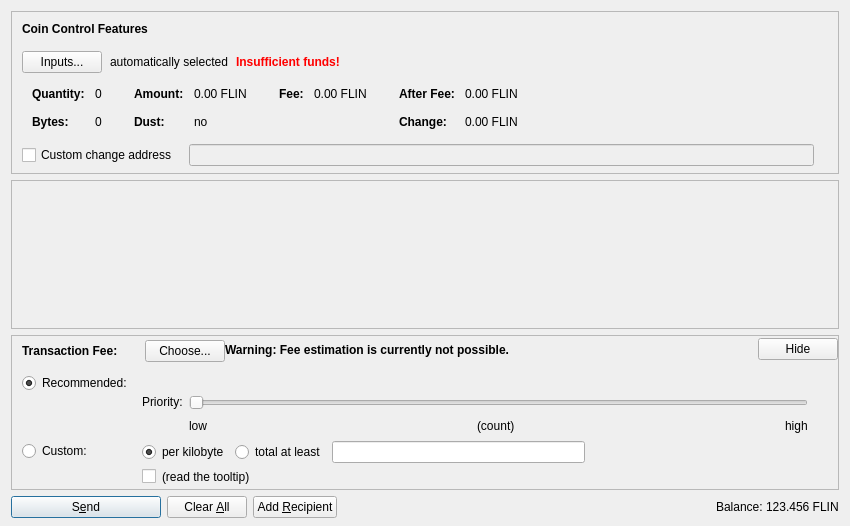
<?xml version="1.0" encoding="UTF-8"?>
<ui version="4.0">
 <class>SendCoinsDialog</class>
 <widget class="QDialog" name="SendCoinsDialog">
  <property name="geometry">
   <rect>
    <x>0</x>
    <y>0</y>
    <width>850</width>
    <height>526</height>
   </rect>
  </property>
  <property name="windowTitle">
   <string>Send Coins</string>
  </property>
  <layout class="QVBoxLayout" name="verticalLayout" stretch="0,1,0,0">
   <property name="bottomMargin">
    <number>8</number>
   </property>
   <item>
    <widget class="QFrame" name="frameCoinControl">
     <property name="sizePolicy">
      <sizepolicy hsizetype="Expanding" vsizetype="Expanding">
       <horstretch>0</horstretch>
       <verstretch>0</verstretch>
      </sizepolicy>
     </property>
     <property name="maximumSize">
      <size>
       <width>16777215</width>
       <height>16777215</height>
      </size>
     </property>
     <property name="frameShape">
      <enum>QFrame::StyledPanel</enum>
     </property>
     <property name="frameShadow">
      <enum>QFrame::Sunken</enum>
     </property>
     <layout class="QVBoxLayout" name="verticalLayoutCoinControl2">
      <property name="spacing">
       <number>0</number>
      </property>
      <property name="leftMargin">
       <number>0</number>
      </property>
      <property name="topMargin">
       <number>0</number>
      </property>
      <property name="rightMargin">
       <number>0</number>
      </property>
      <property name="bottomMargin">
       <number>6</number>
      </property>
      <item>
       <layout class="QVBoxLayout" name="verticalLayoutCoinControl" stretch="0,0,0,0,1">
        <property name="spacing">
         <number>0</number>
        </property>
        <property name="leftMargin">
         <number>10</number>
        </property>
        <property name="topMargin">
         <number>10</number>
        </property>
        <item>
         <layout class="QHBoxLayout" name="horizontalLayoutCoinControl1">
          <property name="bottomMargin">
           <number>15</number>
          </property>
          <item>
           <widget class="QLabel" name="labelCoinControlFeatures">
            <property name="sizePolicy">
             <sizepolicy hsizetype="Preferred" vsizetype="Maximum">
              <horstretch>0</horstretch>
              <verstretch>0</verstretch>
             </sizepolicy>
            </property>
            <property name="font">
             <font>
              <weight>75</weight>
              <bold>true</bold>
             </font>
            </property>
            <property name="styleSheet">
             <string notr="true">font-weight:bold;</string>
            </property>
            <property name="text">
             <string>Coin Control Features</string>
            </property>
           </widget>
          </item>
         </layout>
        </item>
        <item>
         <layout class="QHBoxLayout" name="horizontalLayoutCoinControl2" stretch="0,0,0,0">
          <property name="spacing">
           <number>8</number>
          </property>
          <property name="bottomMargin">
           <number>10</number>
          </property>
          <item>
           <widget class="QPushButton" name="pushButtonCoinControl">
            <property name="styleSheet">
             <string notr="true"/>
            </property>
            <property name="text">
             <string>Inputs...</string>
            </property>
            <property name="autoDefault">
             <bool>false</bool>
            </property>
           </widget>
          </item>
          <item>
           <widget class="QLabel" name="labelCoinControlAutomaticallySelected">
            <property name="text">
             <string>automatically selected</string>
            </property>
            <property name="margin">
             <number>5</number>
            </property>
           </widget>
          </item>
          <item>
           <widget class="QLabel" name="labelCoinControlInsuffFunds">
            <property name="font">
             <font>
              <weight>75</weight>
              <bold>true</bold>
             </font>
            </property>
            <property name="styleSheet">
             <string notr="true">color:red;font-weight:bold;</string>
            </property>
            <property name="text">
             <string>Insufficient funds!</string>
            </property>
            <property name="margin">
             <number>5</number>
            </property>
           </widget>
          </item>
          <item>
           <spacer name="horizontalSpacerCoinControl">
            <property name="orientation">
             <enum>Qt::Horizontal</enum>
            </property>
            <property name="sizeHint" stdset="0">
             <size>
              <width>40</width>
              <height>1</height>
             </size>
            </property>
           </spacer>
          </item>
         </layout>
        </item>
        <item>
         <widget class="QWidget" name="widgetCoinControl" native="true">
          <property name="sizePolicy">
           <sizepolicy hsizetype="Preferred" vsizetype="Preferred">
            <horstretch>0</horstretch>
            <verstretch>0</verstretch>
           </sizepolicy>
          </property>
          <property name="minimumSize">
           <size>
            <width>0</width>
            <height>0</height>
           </size>
          </property>
          <property name="styleSheet">
           <string notr="true"/>
          </property>
          <layout class="QHBoxLayout" name="horizontalLayoutCoinControl5">
           <property name="leftMargin">
            <number>0</number>
           </property>
           <property name="topMargin">
            <number>0</number>
           </property>
           <property name="rightMargin">
            <number>0</number>
           </property>
           <property name="bottomMargin">
            <number>0</number>
           </property>
           <item>
            <layout class="QHBoxLayout" name="horizontalLayoutCoinControl3" stretch="0,0,0,1">
             <property name="spacing">
              <number>20</number>
             </property>
             <property name="topMargin">
              <number>0</number>
             </property>
             <property name="bottomMargin">
              <number>10</number>
             </property>
             <item>
              <layout class="QFormLayout" name="formLayoutCoinControl1">
               <property name="horizontalSpacing">
                <number>10</number>
               </property>
               <property name="verticalSpacing">
                <number>14</number>
               </property>
               <property name="leftMargin">
                <number>10</number>
               </property>
               <property name="topMargin">
                <number>4</number>
               </property>
               <property name="rightMargin">
                <number>6</number>
               </property>
               <item row="0" column="0">
                <widget class="QLabel" name="labelCoinControlQuantityText">
                 <property name="font">
                  <font>
                   <weight>75</weight>
                   <bold>true</bold>
                  </font>
                 </property>
                 <property name="text">
                  <string>Quantity:</string>
                 </property>
                 <property name="margin">
                  <number>0</number>
                 </property>
                </widget>
               </item>
               <item row="0" column="1">
                <widget class="QLabel" name="labelCoinControlQuantity">
                 <property name="cursor">
                  <cursorShape>IBeamCursor</cursorShape>
                 </property>
                 <property name="contextMenuPolicy">
                  <enum>Qt::ActionsContextMenu</enum>
                 </property>
                 <property name="text">
                  <string notr="true">0</string>
                 </property>
                 <property name="margin">
                  <number>0</number>
                 </property>
                 <property name="textInteractionFlags">
                  <set>Qt::LinksAccessibleByMouse|Qt::TextSelectableByKeyboard|Qt::TextSelectableByMouse</set>
                 </property>
                </widget>
               </item>
               <item row="1" column="0">
                <widget class="QLabel" name="labelCoinControlBytesText">
                 <property name="font">
                  <font>
                   <weight>75</weight>
                   <bold>true</bold>
                  </font>
                 </property>
                 <property name="text">
                  <string>Bytes:</string>
                 </property>
                </widget>
               </item>
               <item row="1" column="1">
                <widget class="QLabel" name="labelCoinControlBytes">
                 <property name="cursor">
                  <cursorShape>IBeamCursor</cursorShape>
                 </property>
                 <property name="contextMenuPolicy">
                  <enum>Qt::ActionsContextMenu</enum>
                 </property>
                 <property name="text">
                  <string notr="true">0</string>
                 </property>
                 <property name="textInteractionFlags">
                  <set>Qt::LinksAccessibleByMouse|Qt::TextSelectableByKeyboard|Qt::TextSelectableByMouse</set>
                 </property>
                </widget>
               </item>
              </layout>
             </item>
             <item>
              <layout class="QFormLayout" name="formLayoutCoinControl2">
               <property name="horizontalSpacing">
                <number>10</number>
               </property>
               <property name="verticalSpacing">
                <number>14</number>
               </property>
               <property name="leftMargin">
                <number>6</number>
               </property>
               <property name="topMargin">
                <number>4</number>
               </property>
               <property name="rightMargin">
                <number>6</number>
               </property>
               <item row="0" column="0">
                <widget class="QLabel" name="labelCoinControlAmountText">
                 <property name="font">
                  <font>
                   <weight>75</weight>
                   <bold>true</bold>
                  </font>
                 </property>
                 <property name="text">
                  <string>Amount:</string>
                 </property>
                 <property name="margin">
                  <number>0</number>
                 </property>
                </widget>
               </item>
               <item row="0" column="1">
                <widget class="QLabel" name="labelCoinControlAmount">
                 <property name="cursor">
                  <cursorShape>IBeamCursor</cursorShape>
                 </property>
                 <property name="contextMenuPolicy">
                  <enum>Qt::ActionsContextMenu</enum>
                 </property>
                 <property name="text">
                  <string notr="true">0.00 FLIN</string>
                 </property>
                 <property name="textInteractionFlags">
                  <set>Qt::LinksAccessibleByMouse|Qt::TextSelectableByKeyboard|Qt::TextSelectableByMouse</set>
                 </property>
                </widget>
               </item>
               <item row="1" column="0">
                <widget class="QLabel" name="labelCoinControlLowOutputText">
                 <property name="font">
                  <font>
                   <weight>75</weight>
                   <bold>true</bold>
                  </font>
                 </property>
                 <property name="text">
                  <string>Dust:</string>
                 </property>
                </widget>
               </item>
               <item row="1" column="1">
                <widget class="QLabel" name="labelCoinControlLowOutput">
                 <property name="cursor">
                  <cursorShape>IBeamCursor</cursorShape>
                 </property>
                 <property name="contextMenuPolicy">
                  <enum>Qt::ActionsContextMenu</enum>
                 </property>
                 <property name="text">
                  <string notr="true">no</string>
                 </property>
                 <property name="textInteractionFlags">
                  <set>Qt::LinksAccessibleByMouse|Qt::TextSelectableByKeyboard|Qt::TextSelectableByMouse</set>
                 </property>
                </widget>
               </item>
              </layout>
             </item>
             <item>
              <layout class="QFormLayout" name="formLayoutCoinControl3">
               <property name="horizontalSpacing">
                <number>10</number>
               </property>
               <property name="verticalSpacing">
                <number>14</number>
               </property>
               <property name="leftMargin">
                <number>6</number>
               </property>
               <property name="topMargin">
                <number>4</number>
               </property>
               <property name="rightMargin">
                <number>6</number>
               </property>
               <item row="0" column="0">
                <widget class="QLabel" name="labelCoinControlFeeText">
                 <property name="font">
                  <font>
                   <weight>75</weight>
                   <bold>true</bold>
                  </font>
                 </property>
                 <property name="text">
                  <string>Fee:</string>
                 </property>
                 <property name="margin">
                  <number>0</number>
                 </property>
                </widget>
               </item>
               <item row="0" column="1">
                <widget class="QLabel" name="labelCoinControlFee">
                 <property name="cursor">
                  <cursorShape>IBeamCursor</cursorShape>
                 </property>
                 <property name="contextMenuPolicy">
                  <enum>Qt::ActionsContextMenu</enum>
                 </property>
                 <property name="text">
                  <string notr="true">0.00 FLIN</string>
                 </property>
                 <property name="textInteractionFlags">
                  <set>Qt::LinksAccessibleByMouse|Qt::TextSelectableByKeyboard|Qt::TextSelectableByMouse</set>
                 </property>
                </widget>
               </item>
              </layout>
             </item>
             <item>
              <layout class="QFormLayout" name="formLayoutCoinControl4">
               <property name="horizontalSpacing">
                <number>10</number>
               </property>
               <property name="verticalSpacing">
                <number>14</number>
               </property>
               <property name="leftMargin">
                <number>6</number>
               </property>
               <property name="topMargin">
                <number>4</number>
               </property>
               <property name="rightMargin">
                <number>6</number>
               </property>
               <item row="0" column="0">
                <widget class="QLabel" name="labelCoinControlAfterFeeText">
                 <property name="font">
                  <font>
                   <weight>75</weight>
                   <bold>true</bold>
                  </font>
                 </property>
                 <property name="text">
                  <string>After Fee:</string>
                 </property>
                 <property name="margin">
                  <number>0</number>
                 </property>
                </widget>
               </item>
               <item row="0" column="1">
                <widget class="QLabel" name="labelCoinControlAfterFee">
                 <property name="cursor">
                  <cursorShape>IBeamCursor</cursorShape>
                 </property>
                 <property name="contextMenuPolicy">
                  <enum>Qt::ActionsContextMenu</enum>
                 </property>
                 <property name="text">
                  <string notr="true">0.00 FLIN</string>
                 </property>
                 <property name="textInteractionFlags">
                  <set>Qt::LinksAccessibleByMouse|Qt::TextSelectableByKeyboard|Qt::TextSelectableByMouse</set>
                 </property>
                </widget>
               </item>
               <item row="1" column="0">
                <widget class="QLabel" name="labelCoinControlChangeText">
                 <property name="font">
                  <font>
                   <weight>75</weight>
                   <bold>true</bold>
                  </font>
                 </property>
                 <property name="text">
                  <string>Change:</string>
                 </property>
                </widget>
               </item>
               <item row="1" column="1">
                <widget class="QLabel" name="labelCoinControlChange">
                 <property name="cursor">
                  <cursorShape>IBeamCursor</cursorShape>
                 </property>
                 <property name="contextMenuPolicy">
                  <enum>Qt::ActionsContextMenu</enum>
                 </property>
                 <property name="text">
                  <string notr="true">0.00 FLIN</string>
                 </property>
                 <property name="textInteractionFlags">
                  <set>Qt::LinksAccessibleByMouse|Qt::TextSelectableByKeyboard|Qt::TextSelectableByMouse</set>
                 </property>
                </widget>
               </item>
              </layout>
             </item>
            </layout>
           </item>
          </layout>
         </widget>
        </item>
        <item>
         <layout class="QHBoxLayout" name="horizontalLayoutCoinControl4" stretch="0,0,0">
          <property name="spacing">
           <number>12</number>
          </property>
          <property name="sizeConstraint">
           <enum>QLayout::SetDefaultConstraint</enum>
          </property>
          <property name="topMargin">
           <number>5</number>
          </property>
          <property name="rightMargin">
           <number>5</number>
          </property>
          <item>
           <widget class="QCheckBox" name="checkBoxCoinControlChange">
            <property name="toolTip">
             <string>If this is activated, but the change address is empty or invalid, change will be sent to a newly generated address.</string>
            </property>
            <property name="text">
             <string>Custom change address</string>
            </property>
           </widget>
          </item>
          <item>
           <widget class="QValidatedLineEdit" name="lineEditCoinControlChange">
            <property name="enabled">
             <bool>false</bool>
            </property>
            <property name="sizePolicy">
             <sizepolicy hsizetype="Expanding" vsizetype="Fixed">
              <horstretch>0</horstretch>
              <verstretch>0</verstretch>
             </sizepolicy>
            </property>
           </widget>
          </item>
          <item>
           <widget class="QLabel" name="labelCoinControlChangeLabel">
            <property name="sizePolicy">
             <sizepolicy hsizetype="Preferred" vsizetype="Expanding">
              <horstretch>0</horstretch>
              <verstretch>0</verstretch>
             </sizepolicy>
            </property>
            <property name="minimumSize">
             <size>
              <width>0</width>
              <height>0</height>
             </size>
            </property>
            <property name="text">
             <string/>
            </property>
            <property name="margin">
             <number>3</number>
            </property>
           </widget>
          </item>
         </layout>
        </item>
        <item>
         <spacer name="verticalSpacerCoinControl">
          <property name="orientation">
           <enum>Qt::Vertical</enum>
          </property>
          <property name="sizeHint" stdset="0">
           <size>
            <width>800</width>
            <height>1</height>
           </size>
          </property>
         </spacer>
        </item>
       </layout>
      </item>
     </layout>
    </widget>
   </item>
   <item>
    <widget class="QScrollArea" name="scrollArea">
     <property name="widgetResizable">
      <bool>true</bool>
     </property>
     <widget class="QWidget" name="scrollAreaWidgetContents">
      <property name="geometry">
       <rect>
        <x>0</x>
        <y>0</y>
        <width>830</width>
        <height>104</height>
       </rect>
      </property>
      <layout class="QVBoxLayout" name="verticalLayout_2" stretch="0,1">
       <property name="leftMargin">
        <number>0</number>
       </property>
       <property name="topMargin">
        <number>0</number>
       </property>
       <property name="rightMargin">
        <number>0</number>
       </property>
       <property name="bottomMargin">
        <number>0</number>
       </property>
       <item>
        <layout class="QVBoxLayout" name="entries">
         <property name="spacing">
          <number>6</number>
         </property>
        </layout>
       </item>
       <item>
        <spacer name="verticalSpacer">
         <property name="orientation">
          <enum>Qt::Vertical</enum>
         </property>
         <property name="sizeHint" stdset="0">
          <size>
           <width>20</width>
           <height>40</height>
          </size>
         </property>
        </spacer>
       </item>
      </layout>
     </widget>
    </widget>
   </item>
   <item>
    <widget class="QFrame" name="frameFee">
     <property name="sizePolicy">
      <sizepolicy hsizetype="Expanding" vsizetype="Expanding">
       <horstretch>0</horstretch>
       <verstretch>0</verstretch>
      </sizepolicy>
     </property>
     <property name="maximumSize">
      <size>
       <width>16777215</width>
       <height>16777215</height>
      </size>
     </property>
     <property name="frameShape">
      <enum>QFrame::StyledPanel</enum>
     </property>
     <property name="frameShadow">
      <enum>QFrame::Sunken</enum>
     </property>
     <layout class="QVBoxLayout" name="verticalLayoutFee1">
      <property name="spacing">
       <number>0</number>
      </property>
      <property name="leftMargin">
       <number>0</number>
      </property>
      <property name="topMargin">
       <number>0</number>
      </property>
      <property name="rightMargin">
       <number>0</number>
      </property>
      <property name="bottomMargin">
       <number>0</number>
      </property>
      <item>
       <layout class="QVBoxLayout" name="verticalLayoutFee2" stretch="0,0,0">
        <property name="spacing">
         <number>0</number>
        </property>
        <property name="leftMargin">
         <number>10</number>
        </property>
        <property name="topMargin">
         <number>0</number>
        </property>
        <item>
         <layout class="QHBoxLayout" name="horizontalLayoutFee1">
          <property name="bottomMargin">
           <number>0</number>
          </property>
          <item>
           <layout class="QVBoxLayout" name="verticalLayoutFee7">
            <property name="spacing">
             <number>0</number>
            </property>
            <item>
             <spacer name="verticalSpacerSmartFee">
              <property name="orientation">
               <enum>Qt::Vertical</enum>
              </property>
              <property name="sizeType">
               <enum>QSizePolicy::Fixed</enum>
              </property>
              <property name="sizeHint" stdset="0">
               <size>
                <width>1</width>
                <height>4</height>
               </size>
              </property>
             </spacer>
            </item>
            <item>
             <layout class="QHBoxLayout" name="horizontalLayoutSmartFee">
              <property name="spacing">
               <number>10</number>
              </property>
              <item>
               <widget class="QLabel" name="labelFeeHeadline">
                <property name="sizePolicy">
                 <sizepolicy hsizetype="Preferred" vsizetype="Maximum">
                  <horstretch>0</horstretch>
                  <verstretch>0</verstretch>
                 </sizepolicy>
                </property>
                <property name="font">
                 <font>
                  <weight>75</weight>
                  <bold>true</bold>
                 </font>
                </property>
                <property name="styleSheet">
                 <string notr="true">font-weight:bold;</string>
                </property>
                <property name="text">
                 <string>Transaction Fee:</string>
                </property>
               </widget>
              </item>
              <item>
               <widget class="QLabel" name="labelFeeMinimized">
                <property name="text">
                 <string/>
                </property>
               </widget>
              </item>
              <item>
               <widget class="QPushButton" name="buttonChooseFee">
                <property name="text">
                 <string>Choose...</string>
                </property>
               </widget>
              </item>
             </layout>
            </item>
            <item>
             <spacer name="verticalSpacer_5">
              <property name="orientation">
               <enum>Qt::Vertical</enum>
              </property>
              <property name="sizeHint" stdset="0">
               <size>
                <width>1</width>
                <height>1</height>
               </size>
              </property>
             </spacer>
            </item>
           </layout>
          </item>
          <item>
           <widget class="QLabel" name="fallbackFeeWarningLabel">
            <property name="toolTip">
             <string>Using the fallbackfee can result in sending a transaction that will take several hours or days (or never) to confirm. Consider choosing your fee manually or wait until you have validated the complete chain.</string>
            </property>
            <property name="font">
            <font>
                <weight>75</weight>
                <bold>true</bold>
            </font>
            </property>
            <property name="text">
             <string>Warning: Fee estimation is currently not possible.</string>
            </property>
            <property name="wordWrap">
             <bool>false</bool>
            </property>
           </widget>
          </item>
          <item>
           <spacer name="horizontalSpacer_4">
            <property name="orientation">
             <enum>Qt::Horizontal</enum>
            </property>
            <property name="sizeType">
             <enum>QSizePolicy::MinimumExpanding</enum>
            </property>
            <property name="sizeHint" stdset="0">
             <size>
              <width>40</width>
              <height>20</height>
             </size>
            </property>
           </spacer>
          </item>
          <item>
           <widget class="QPushButton" name="buttonMinimizeFee">
            <property name="toolTip">
             <string>collapse fee-settings</string>
            </property>
            <property name="text">
             <string>Hide</string>
            </property>
           </widget>
          </item>
         </layout>
        </item>
        <item>
         <widget class="QFrame" name="frameFeeSelection">
          <layout class="QVBoxLayout" name="verticalLayoutFee12">
           <property name="spacing">
            <number>0</number>
           </property>
           <property name="leftMargin">
            <number>0</number>
           </property>
           <property name="topMargin">
            <number>0</number>
           </property>
           <property name="rightMargin">
            <number>0</number>
           </property>
           <property name="bottomMargin">
            <number>0</number>
           </property>
           <item>
            <layout class="QGridLayout" name="gridLayoutFee">
             <property name="topMargin">
              <number>10</number>
             </property>
             <property name="bottomMargin">
              <number>4</number>
             </property>
             <property name="horizontalSpacing">
              <number>10</number>
             </property>
             <property name="verticalSpacing">
              <number>4</number>
             </property>
             <item row="1" column="1">
              <layout class="QVBoxLayout" name="verticalLayoutFee8">
               <property name="spacing">
                <number>6</number>
               </property>
               <item>
                <layout class="QHBoxLayout" name="horizontalLayoutFee13">
                 <item>
                  <widget class="QRadioButton" name="radioCustomPerKilobyte">
                   <property name="toolTip">
                    <string>If the custom fee is set to 1000 koinu and the transaction is only 250 bytes, then &quot;per kilobyte&quot; only pays 250 koinu in fee, while &quot;total at least&quot; pays 1000 koinu. For transactions bigger than a kilobyte both pay by kilobyte.</string>
                   </property>
                   <property name="text">
                    <string>per kilobyte</string>
                   </property>
                   <property name="checked">
                    <bool>true</bool>
                   </property>
                   <attribute name="buttonGroup">
                    <string notr="true">groupCustomFee</string>
                   </attribute>
                  </widget>
                 </item>
                 <item>
                  <widget class="QRadioButton" name="radioCustomAtLeast">
                   <property name="toolTip">
                    <string>If the custom fee is set to 1000 koinu and the transaction is only 250 bytes, then &quot;per kilobyte&quot; only pays 250 koinu in fee, while &quot;total at least&quot; pays 1000 koinu. For transactions bigger than a kilobyte both pay by kilobyte.</string>
                   </property>
                   <property name="text">
                    <string>total at least</string>
                   </property>
                   <attribute name="buttonGroup">
                    <string notr="true">groupCustomFee</string>
                   </attribute>
                  </widget>
                 </item>
                 <item>
                  <widget class="BitcoinAmountField" name="customFee"/>
                 </item>
                 <item>
                  <spacer name="horizontalSpacer_6">
                   <property name="orientation">
                    <enum>Qt::Horizontal</enum>
                   </property>
                   <property name="sizeHint" stdset="0">
                    <size>
                     <width>1</width>
                     <height>1</height>
                    </size>
                   </property>
                  </spacer>
                 </item>
                </layout>
               </item>
               <item>
                <layout class="QHBoxLayout" name="horizontalLayoutFee8">
                 <item>
                  <widget class="QCheckBox" name="checkBoxMinimumFee">
                   <property name="toolTip">
                    <string>Paying only the minimum fee is just fine as long as there is less transaction volume than space in the blocks. But be aware that this can end up in a never confirming transaction once there is more demand for flincoin transactions than the network can process.</string>
                   </property>
                   <property name="text">
                    <string/>
                   </property>
                  </widget>
                 </item>
                 <item>
                  <widget class="QLabel" name="labelMinFeeWarning">
                   <property name="enabled">
                    <bool>true</bool>
                   </property>
                   <property name="toolTip">
                    <string>Paying only the minimum fee is just fine as long as there is less transaction volume than space in the blocks. But be aware that this can end up in a never confirming transaction once there is more demand for flincoin transactions than the network can process.</string>
                   </property>
                   <property name="text">
                    <string>(read the tooltip)</string>
                   </property>
                   <property name="margin">
                    <number>5</number>
                   </property>
                  </widget>
                 </item>
                 <item>
                  <spacer name="horizontalSpacer_2">
                   <property name="orientation">
                    <enum>Qt::Horizontal</enum>
                   </property>
                   <property name="sizeHint" stdset="0">
                    <size>
                     <width>1</width>
                     <height>1</height>
                    </size>
                   </property>
                  </spacer>
                 </item>
                </layout>
               </item>
              </layout>
             </item>
             <item row="0" column="0">
              <layout class="QVBoxLayout" name="verticalLayoutFee4" stretch="0,1">
               <item>
                <widget class="QRadioButton" name="radioSmartFee">
                 <property name="text">
                  <string>Recommended:</string>
                 </property>
                 <property name="checked">
                  <bool>true</bool>
                 </property>
                 <attribute name="buttonGroup">
                  <string notr="true">groupFee</string>
                 </attribute>
                </widget>
               </item>
               <item>
                <spacer name="verticalSpacer_2">
                 <property name="orientation">
                  <enum>Qt::Vertical</enum>
                 </property>
                 <property name="sizeHint" stdset="0">
                  <size>
                   <width>1</width>
                   <height>1</height>
                  </size>
                 </property>
                </spacer>
               </item>
              </layout>
             </item>
             <item row="1" column="0">
              <layout class="QVBoxLayout" name="verticalLayoutFee9" stretch="0,1">
               <item>
                <widget class="QRadioButton" name="radioCustomFee">
                 <property name="text">
                  <string>Custom:</string>
                 </property>
                 <attribute name="buttonGroup">
                  <string notr="true">groupFee</string>
                 </attribute>
                </widget>
               </item>
               <item>
                <spacer name="verticalSpacer_6">
                 <property name="orientation">
                  <enum>Qt::Vertical</enum>
                 </property>
                 <property name="sizeHint" stdset="0">
                  <size>
                   <width>1</width>
                   <height>1</height>
                  </size>
                 </property>
                </spacer>
               </item>
              </layout>
             </item>
             <item row="0" column="1">
              <layout class="QVBoxLayout" name="verticalLayoutFee3" stretch="0,0,1">
               <property name="spacing">
                <number>6</number>
               </property>
               <property name="topMargin">
                <number>2</number>
               </property>
               <item>
                <layout class="QHBoxLayout" name="horizontalLayoutFee12">
                 <item>
                  <widget class="QLabel" name="labelPriority">
                   <property name="text">
                    <string/>
                   </property>
                   <property name="margin">
                    <number>2</number>
                   </property>
                  </widget>
                 </item>
                 <item>
                  <widget class="QLabel" name="labelFeeEstimation">
                   <property name="text">
                    <string/>
                   </property>
                  </widget>
	         </item>
                 <!-- Flincoin does not use smart fees, so we do not have the smart fee warning here -->
                 <item>
                  <spacer name="horizontalSpacer_5">
                   <property name="orientation">
                    <enum>Qt::Horizontal</enum>
                   </property>
                   <property name="sizeHint" stdset="0">
                    <size>
                     <width>1</width>
                     <height>1</height>
                    </size>
                   </property>
                  </spacer>
                 </item>
                </layout>
               </item>
               <item>
                <layout class="QHBoxLayout" name="horizontalLayoutFee9">
                 <item>
                  <layout class="QVBoxLayout" name="verticalLayoutFee6">
                   <item>
                    <widget class="QLabel" name="labelPriority3">
                     <property name="text">
                      <string>Priority:</string>
                     </property>
                     <property name="margin">
                      <number>2</number>
                     </property>
                    </widget>
                   </item>
                   <item>
                    <spacer name="verticalSpacer_3">
                     <property name="orientation">
                      <enum>Qt::Vertical</enum>
                     </property>
                     <property name="sizeHint" stdset="0">
                      <size>
                       <width>1</width>
                       <height>1</height>
                      </size>
                     </property>
                    </spacer>
                   </item>
                  </layout>
                 </item>
                 <item>
                  <layout class="QVBoxLayout" name="verticalLayoutFee5">
                   <property name="rightMargin">
                    <number>30</number>
                   </property>
                   <item>
                    <widget class="QSlider" name="sliderSmartFee">
                     <property name="minimum">
                      <number>0</number>
                     </property>
                     <property name="maximum">
                      <number>5</number>
                     </property>
                     <property name="pageStep">
                      <number>1</number>
                     </property>
                     <property name="value">
                      <number>0</number>
                     </property>
                     <property name="orientation">
                      <enum>Qt::Horizontal</enum>
                     </property>
                     <property name="invertedAppearance">
                      <bool>false</bool>
                     </property>
                     <property name="invertedControls">
                      <bool>false</bool>
                     </property>
                     <property name="tickPosition">
                      <enum>QSlider::NoTicks</enum>
                     </property>
                    </widget>
                   </item>
                   <item>
                    <layout class="QHBoxLayout" name="horizontalLayoutFee10">
                     <item>
                      <widget class="QLabel" name="labelPriorityLow">
                       <property name="text">
                        <string>low</string>
                       </property>
                      </widget>
                     </item>
                     <item>
                      <spacer name="horizontalSpacer_7">
                       <property name="orientation">
                        <enum>Qt::Horizontal</enum>
                       </property>
                       <property name="sizeHint" stdset="0">
                        <size>
                         <width>40</width>
                         <height>20</height>
                        </size>
                       </property>
                      </spacer>
                     </item>
                     <item>
                      <widget class="QLabel" name="confirmationTargetLabel">
                       <property name="text">
                        <string notr="true">(count)</string>
                       </property>
                      </widget>
                     </item>
                     <item>
                      <spacer name="horizontalSpacer_3">
                       <property name="orientation">
                        <enum>Qt::Horizontal</enum>
                       </property>
                       <property name="sizeHint" stdset="0">
                        <size>
                         <width>40</width>
                         <height>20</height>
                        </size>
                       </property>
                      </spacer>
                     </item>
                     <item>
                      <widget class="QLabel" name="labelPriorityHigh">
                       <property name="text">
                        <string>high</string>
                       </property>
                      </widget>
                     </item>
                    </layout>
                   </item>
                  </layout>
                 </item>
                </layout>
               </item>
               <item>
                <spacer name="verticalSpacer_4">
                 <property name="orientation">
                  <enum>Qt::Vertical</enum>
                 </property>
                 <property name="sizeHint" stdset="0">
                  <size>
                   <width>1</width>
                   <height>1</height>
                  </size>
                 </property>
                </spacer>
               </item>
              </layout>
             </item>
            </layout>
           </item>
          </layout>
         </widget>
        </item>
        <item>
         <spacer name="verticalSpacerFee">
          <property name="orientation">
           <enum>Qt::Vertical</enum>
          </property>
          <property name="sizeHint" stdset="0">
           <size>
            <width>800</width>
            <height>1</height>
           </size>
          </property>
         </spacer>
        </item>
       </layout>
      </item>
     </layout>
    </widget>
   </item>
   <item>
    <layout class="QHBoxLayout" name="horizontalLayout">
     <item>
      <widget class="QPushButton" name="sendButton">
       <property name="minimumSize">
        <size>
         <width>150</width>
         <height>0</height>
        </size>
       </property>
       <property name="toolTip">
        <string>Confirm the send action</string>
       </property>
       <property name="text">
        <string>S&amp;end</string>
       </property>
       <property name="icon">
        <iconset resource="../bitcoin.qrc">
         <normaloff>:/icons/send</normaloff>:/icons/send</iconset>
       </property>
       <property name="autoDefault">
        <bool>false</bool>
       </property>
       <property name="default">
        <bool>true</bool>
       </property>
      </widget>
     </item>
     <item>
      <widget class="QPushButton" name="clearButton">
       <property name="sizePolicy">
        <sizepolicy hsizetype="Minimum" vsizetype="Fixed">
         <horstretch>0</horstretch>
         <verstretch>0</verstretch>
        </sizepolicy>
       </property>
       <property name="toolTip">
        <string>Clear all fields of the form.</string>
       </property>
       <property name="text">
        <string>Clear &amp;All</string>
       </property>
       <property name="icon">
        <iconset resource="../bitcoin.qrc">
         <normaloff>:/icons/remove</normaloff>:/icons/remove</iconset>
       </property>
       <property name="autoDefault">
        <bool>false</bool>
       </property>
      </widget>
     </item>
     <item>
      <widget class="QPushButton" name="addButton">
       <property name="toolTip">
        <string>Send to multiple recipients at once</string>
       </property>
       <property name="text">
        <string>Add &amp;Recipient</string>
       </property>
       <property name="icon">
        <iconset resource="../bitcoin.qrc">
         <normaloff>:/icons/add</normaloff>:/icons/add</iconset>
       </property>
       <property name="autoDefault">
        <bool>false</bool>
       </property>
      </widget>
     </item>
     <item>
      <spacer name="horizontalSpacer">
       <property name="orientation">
        <enum>Qt::Horizontal</enum>
       </property>
       <property name="sizeHint" stdset="0">
        <size>
         <width>40</width>
         <height>20</height>
        </size>
       </property>
      </spacer>
     </item>
     <item>
      <layout class="QHBoxLayout" name="horizontalLayout_2">
       <property name="spacing">
        <number>3</number>
       </property>
       <item>
        <widget class="QLabel" name="label">
         <property name="sizePolicy">
          <sizepolicy hsizetype="Preferred" vsizetype="Fixed">
           <horstretch>0</horstretch>
           <verstretch>0</verstretch>
          </sizepolicy>
         </property>
         <property name="text">
          <string>Balance:</string>
         </property>
        </widget>
       </item>
       <item>
        <widget class="QLabel" name="labelBalance">
         <property name="sizePolicy">
          <sizepolicy hsizetype="Preferred" vsizetype="Fixed">
           <horstretch>0</horstretch>
           <verstretch>0</verstretch>
          </sizepolicy>
         </property>
         <property name="cursor">
          <cursorShape>IBeamCursor</cursorShape>
         </property>
         <property name="text">
          <string notr="true">123.456 FLIN</string>
         </property>
         <property name="textInteractionFlags">
          <set>Qt::LinksAccessibleByMouse|Qt::TextSelectableByKeyboard|Qt::TextSelectableByMouse</set>
         </property>
        </widget>
       </item>
      </layout>
     </item>
    </layout>
   </item>
  </layout>
 </widget>
 <customwidgets>
  <customwidget>
   <class>QValidatedLineEdit</class>
   <extends>QLineEdit</extends>
   <header>qvalidatedlineedit.h</header>
  </customwidget>
  <customwidget>
   <class>BitcoinAmountField</class>
   <extends>QLineEdit</extends>
   <header>bitcoinamountfield.h</header>
   <container>1</container>
  </customwidget>
 </customwidgets>
 <resources>
  <include location="../bitcoin.qrc"/>
 </resources>
 <connections/>
 <buttongroups>
  <buttongroup name="groupFee"/>
  <buttongroup name="groupCustomFee"/>
 </buttongroups>
</ui>
